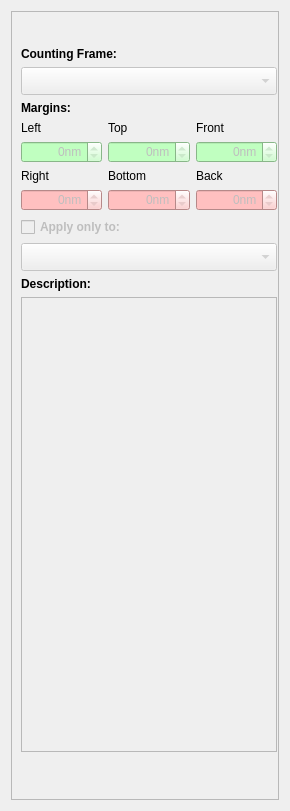
<?xml version="1.0" encoding="UTF-8"?>
<ui version="4.0">
 <class>Panel</class>
 <widget class="QWidget" name="Panel">
  <property name="geometry">
   <rect>
    <x>0</x>
    <y>0</y>
    <width>290</width>
    <height>811</height>
   </rect>
  </property>
  <property name="windowTitle">
   <string>Form</string>
  </property>
  <layout class="QVBoxLayout" name="verticalLayout_2">
   <item>
    <widget class="QScrollArea" name="scrollArea">
     <property name="horizontalScrollBarPolicy">
      <enum>Qt::ScrollBarAlwaysOff</enum>
     </property>
     <property name="widgetResizable">
      <bool>true</bool>
     </property>
     <widget class="QWidget" name="scrollAreaWidgetContents">
      <property name="geometry">
       <rect>
        <x>0</x>
        <y>0</y>
        <width>278</width>
        <height>793</height>
       </rect>
      </property>
      <layout class="QVBoxLayout" name="verticalLayout">
       <item>
        <layout class="QHBoxLayout" name="horizontalLayout_5">
         <item>
          <spacer name="horizontalSpacer_12">
           <property name="orientation">
            <enum>Qt::Horizontal</enum>
           </property>
           <property name="sizeHint" stdset="0">
            <size>
             <width>40</width>
             <height>20</height>
            </size>
           </property>
          </spacer>
         </item>
         <item>
          <widget class="QLabel" name="preview">
           <property name="sizePolicy">
            <sizepolicy hsizetype="Preferred" vsizetype="Minimum">
             <horstretch>0</horstretch>
             <verstretch>0</verstretch>
            </sizepolicy>
           </property>
           <property name="text">
            <string/>
           </property>
           <property name="pixmap">
            <pixmap resource="rsc/CountingFrame.qrc">:/allPlanes.png</pixmap>
           </property>
           <property name="scaledContents">
            <bool>false</bool>
           </property>
          </widget>
         </item>
         <item>
          <spacer name="horizontalSpacer_11">
           <property name="orientation">
            <enum>Qt::Horizontal</enum>
           </property>
           <property name="sizeHint" stdset="0">
            <size>
             <width>40</width>
             <height>20</height>
            </size>
           </property>
          </spacer>
         </item>
        </layout>
       </item>
       <item>
        <widget class="QLabel" name="label_10">
         <property name="font">
          <font>
           <weight>75</weight>
           <bold>true</bold>
          </font>
         </property>
         <property name="text">
          <string>Counting Frame:</string>
         </property>
        </widget>
       </item>
       <item>
        <widget class="QComboBox" name="countingFrames">
         <property name="enabled">
          <bool>false</bool>
         </property>
         <property name="sizePolicy">
          <sizepolicy hsizetype="MinimumExpanding" vsizetype="Fixed">
           <horstretch>0</horstretch>
           <verstretch>0</verstretch>
          </sizepolicy>
         </property>
         <property name="minimumSize">
          <size>
           <width>160</width>
           <height>28</height>
          </size>
         </property>
        </widget>
       </item>
       <item>
        <widget class="QLabel" name="label">
         <property name="font">
          <font>
           <weight>75</weight>
           <bold>true</bold>
          </font>
         </property>
         <property name="text">
          <string>Margins:</string>
         </property>
        </widget>
       </item>
       <item>
        <layout class="QGridLayout" name="gridLayout_2">
         <item row="4" column="0">
          <widget class="QSpinBox" name="leftMargin">
           <property name="enabled">
            <bool>false</bool>
           </property>
           <property name="styleSheet">
            <string notr="true">background-color:rgb(192, 255, 192)</string>
           </property>
           <property name="alignment">
            <set>Qt::AlignRight|Qt::AlignTrailing|Qt::AlignVCenter</set>
           </property>
           <property name="suffix">
            <string>nm</string>
           </property>
           <property name="maximum">
            <number>0</number>
           </property>
          </widget>
         </item>
         <item row="5" column="0">
          <widget class="QLabel" name="label_14">
           <property name="text">
            <string>Right </string>
           </property>
          </widget>
         </item>
         <item row="4" column="2">
          <widget class="QSpinBox" name="frontMargin">
           <property name="enabled">
            <bool>false</bool>
           </property>
           <property name="styleSheet">
            <string notr="true">background-color:rgb(192, 255, 192)</string>
           </property>
           <property name="alignment">
            <set>Qt::AlignRight|Qt::AlignTrailing|Qt::AlignVCenter</set>
           </property>
           <property name="suffix">
            <string>nm</string>
           </property>
           <property name="maximum">
            <number>0</number>
           </property>
          </widget>
         </item>
         <item row="6" column="2">
          <widget class="QSpinBox" name="backMargin">
           <property name="enabled">
            <bool>false</bool>
           </property>
           <property name="styleSheet">
            <string notr="true">background-color:rgb(255, 192, 192)</string>
           </property>
           <property name="alignment">
            <set>Qt::AlignRight|Qt::AlignTrailing|Qt::AlignVCenter</set>
           </property>
           <property name="suffix">
            <string>nm</string>
           </property>
           <property name="maximum">
            <number>0</number>
           </property>
          </widget>
         </item>
         <item row="6" column="1">
          <widget class="QSpinBox" name="bottomMargin">
           <property name="enabled">
            <bool>false</bool>
           </property>
           <property name="styleSheet">
            <string notr="true">background-color:rgb(255, 192, 192)</string>
           </property>
           <property name="alignment">
            <set>Qt::AlignRight|Qt::AlignTrailing|Qt::AlignVCenter</set>
           </property>
           <property name="suffix">
            <string>nm</string>
           </property>
           <property name="maximum">
            <number>0</number>
           </property>
          </widget>
         </item>
         <item row="2" column="1">
          <widget class="QLabel" name="label_12">
           <property name="text">
            <string>Top</string>
           </property>
          </widget>
         </item>
         <item row="5" column="1">
          <widget class="QLabel" name="label_15">
           <property name="text">
            <string>Bottom </string>
           </property>
          </widget>
         </item>
         <item row="4" column="1">
          <widget class="QSpinBox" name="topMargin">
           <property name="enabled">
            <bool>false</bool>
           </property>
           <property name="autoFillBackground">
            <bool>false</bool>
           </property>
           <property name="styleSheet">
            <string notr="true">background-color: rgb(192, 255, 192)</string>
           </property>
           <property name="alignment">
            <set>Qt::AlignRight|Qt::AlignTrailing|Qt::AlignVCenter</set>
           </property>
           <property name="suffix">
            <string>nm</string>
           </property>
           <property name="maximum">
            <number>0</number>
           </property>
          </widget>
         </item>
         <item row="6" column="0">
          <widget class="QSpinBox" name="rightMargin">
           <property name="enabled">
            <bool>false</bool>
           </property>
           <property name="styleSheet">
            <string notr="true">background-color:rgb(255, 192, 192)</string>
           </property>
           <property name="alignment">
            <set>Qt::AlignRight|Qt::AlignTrailing|Qt::AlignVCenter</set>
           </property>
           <property name="suffix">
            <string>nm</string>
           </property>
           <property name="maximum">
            <number>0</number>
           </property>
          </widget>
         </item>
         <item row="5" column="2">
          <widget class="QLabel" name="label_16">
           <property name="text">
            <string>Back</string>
           </property>
          </widget>
         </item>
         <item row="2" column="2">
          <widget class="QLabel" name="label_13">
           <property name="text">
            <string>Front</string>
           </property>
          </widget>
         </item>
         <item row="2" column="0">
          <widget class="QLabel" name="label_11">
           <property name="text">
            <string>Left</string>
           </property>
          </widget>
         </item>
        </layout>
       </item>
       <item>
        <widget class="QCheckBox" name="useCategoryConstraint">
         <property name="enabled">
          <bool>false</bool>
         </property>
         <property name="font">
          <font>
           <weight>75</weight>
           <bold>true</bold>
          </font>
         </property>
         <property name="text">
          <string>Apply only to:</string>
         </property>
        </widget>
       </item>
       <item>
        <widget class="QComboTreeView" name="categorySelector">
         <property name="enabled">
          <bool>false</bool>
         </property>
         <property name="minimumSize">
          <size>
           <width>0</width>
           <height>28</height>
          </size>
         </property>
        </widget>
       </item>
       <item>
        <widget class="QLabel" name="label_8">
         <property name="font">
          <font>
           <weight>75</weight>
           <bold>true</bold>
          </font>
         </property>
         <property name="text">
          <string>Description:</string>
         </property>
        </widget>
       </item>
       <item>
        <widget class="QTextEdit" name="countingFrameDescription">
         <property name="enabled">
          <bool>false</bool>
         </property>
         <property name="sizePolicy">
          <sizepolicy hsizetype="MinimumExpanding" vsizetype="MinimumExpanding">
           <horstretch>0</horstretch>
           <verstretch>0</verstretch>
          </sizepolicy>
         </property>
         <property name="readOnly">
          <bool>true</bool>
         </property>
        </widget>
       </item>
       <item>
        <layout class="QHBoxLayout" name="horizontalLayout">
         <item>
          <widget class="QPushButton" name="createCF">
           <property name="enabled">
            <bool>true</bool>
           </property>
           <property name="minimumSize">
            <size>
             <width>32</width>
             <height>32</height>
            </size>
           </property>
           <property name="maximumSize">
            <size>
             <width>32</width>
             <height>32</height>
            </size>
           </property>
           <property name="toolTip">
            <string>Create Counting Frame</string>
           </property>
           <property name="text">
            <string/>
           </property>
           <property name="icon">
            <iconset resource="rsc/CountingFrame.qrc">
             <normaloff>:/create-cr.svg</normaloff>:/create-cr.svg</iconset>
           </property>
           <property name="iconSize">
            <size>
             <width>22</width>
             <height>22</height>
            </size>
           </property>
           <property name="flat">
            <bool>true</bool>
           </property>
          </widget>
         </item>
         <item>
          <spacer name="horizontalSpacer">
           <property name="orientation">
            <enum>Qt::Horizontal</enum>
           </property>
           <property name="sizeHint" stdset="0">
            <size>
             <width>40</width>
             <height>20</height>
            </size>
           </property>
          </spacer>
         </item>
         <item>
          <widget class="QPushButton" name="exportCF">
           <property name="enabled">
            <bool>false</bool>
           </property>
           <property name="minimumSize">
            <size>
             <width>32</width>
             <height>32</height>
            </size>
           </property>
           <property name="maximumSize">
            <size>
             <width>32</width>
             <height>32</height>
            </size>
           </property>
           <property name="toolTip">
            <string>Create Counting Frame</string>
           </property>
           <property name="text">
            <string/>
           </property>
           <property name="iconSize">
            <size>
             <width>22</width>
             <height>22</height>
            </size>
           </property>
           <property name="flat">
            <bool>true</bool>
           </property>
          </widget>
         </item>
         <item>
          <widget class="QPushButton" name="resetCF">
           <property name="enabled">
            <bool>false</bool>
           </property>
           <property name="minimumSize">
            <size>
             <width>32</width>
             <height>32</height>
            </size>
           </property>
           <property name="maximumSize">
            <size>
             <width>32</width>
             <height>32</height>
            </size>
           </property>
           <property name="toolTip">
            <string>Create Counting Frame</string>
           </property>
           <property name="text">
            <string/>
           </property>
           <property name="icon">
            <iconset resource="rsc/CountingFrame.qrc">
             <normaloff>:/update-cr.svg</normaloff>:/update-cr.svg</iconset>
           </property>
           <property name="iconSize">
            <size>
             <width>22</width>
             <height>22</height>
            </size>
           </property>
           <property name="flat">
            <bool>true</bool>
           </property>
          </widget>
         </item>
         <item>
          <widget class="QPushButton" name="deleteCF">
           <property name="enabled">
            <bool>false</bool>
           </property>
           <property name="minimumSize">
            <size>
             <width>32</width>
             <height>32</height>
            </size>
           </property>
           <property name="maximumSize">
            <size>
             <width>32</width>
             <height>32</height>
            </size>
           </property>
           <property name="toolTip">
            <string>Remove Selected Counting Frame</string>
           </property>
           <property name="text">
            <string/>
           </property>
           <property name="icon">
            <iconset resource="rsc/CountingFrame.qrc">
             <normaloff>:/trash-full.svg</normaloff>:/trash-full.svg</iconset>
           </property>
           <property name="iconSize">
            <size>
             <width>22</width>
             <height>22</height>
            </size>
           </property>
           <property name="flat">
            <bool>true</bool>
           </property>
          </widget>
         </item>
        </layout>
       </item>
      </layout>
     </widget>
    </widget>
   </item>
  </layout>
 </widget>
 <customwidgets>
  <customwidget>
   <class>QComboTreeView</class>
   <extends>QComboBox</extends>
   <header>GUI/Widgets/QComboTreeView.h</header>
  </customwidget>
 </customwidgets>
 <resources>
  <include location="rsc/CountingFrame.qrc"/>
 </resources>
 <connections/>
</ui>
